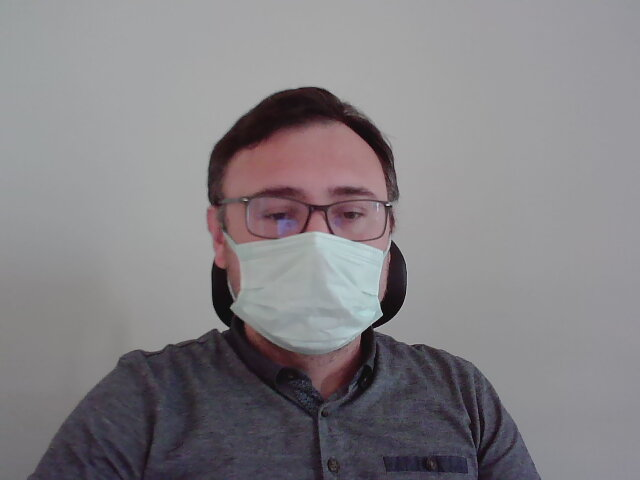
#> input picture images/yuz.jpg, 640 x 480 px, given in place of the camera
$ python yuz_blurlama_tersi.py
#> lines starting #> are read from the running program, lines starting #| are printed output that depends on the picture; after the words box and inside, x2 and y2 are one past the last pixel; in counts of white or black regions, pixels touching at a corner belong together
import cv2
import numpy as np
import os
yol_cascade = os.path.join(os.getcwd(),"images","blm2","haarcascade_frontalface.xml")

yuz_cascade=cv2.CascadeClassifier(yol_cascade)

cap = cv2.VideoCapture(0)
while True:
    durum,frame = cap.read()
#> frame is the input picture: shape (480, 640, 3); mean B, G, R 132.7, 129.1, 132.3
    gri = cv2.cvtColor(frame,cv2.COLOR_BGR2GRAY)
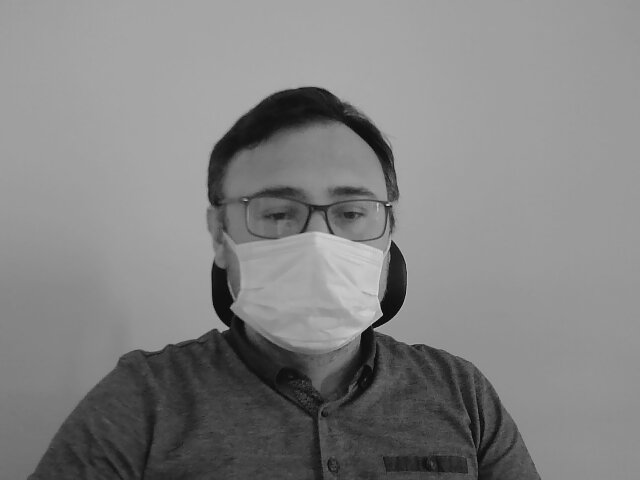
#> gri: shape (480, 640); min 2, max 217, mean 130.4
    yuzler = yuz_cascade.detectMultiScale(gri,1.3,5)
#> yuzler = [[215, 140, 196, 196]]
    for yuz in yuzler:
        (x,y,w,h)=yuz
        parca = frame[y:y+h,x:x+w]
        frame = cv2.GaussianBlur(frame,(105,105),0)
        frame[y:y+h,x:x+w]=parca
#> this loop made 1 pass
#> pass 1, `parca = frame[y:y+h,x:x+w]`:
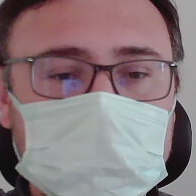
#> parca: shape (196, 196, 3); mean B, G, R 124.5, 121.3, 136.8
#> pass 1, `frame = cv2.GaussianBlur(frame,(105,105),0)`:
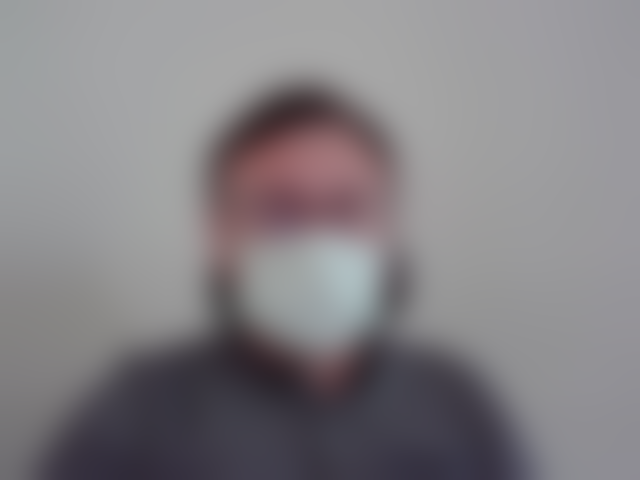
#> frame: shape (480, 640, 3); mean B, G, R 132.7, 129.1, 132.3
#> after the loop:
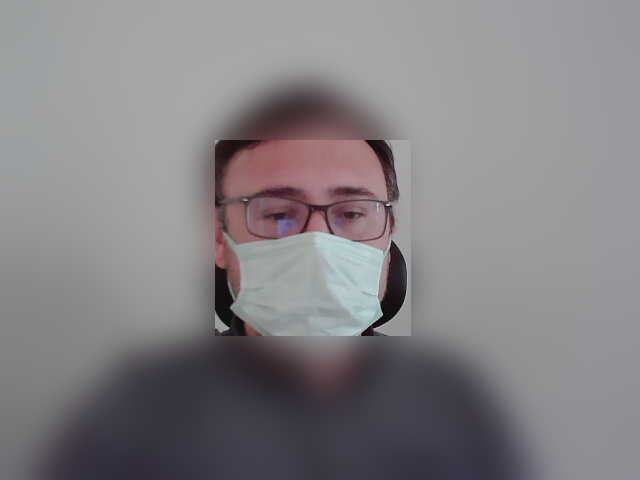
#> frame: shape (480, 640, 3); 12.5% of pixels changed, all inside (x1, y1, x2, y2) = (215, 140, 411, 336)

    cv2.imshow("sonuc",frame)

    if cv2.waitKey(1)==27:#27 onluk değeri escape tuşu
#> (key Esc is pressed here)
        break

cap.release()
cv2.destroyAllWindows()
